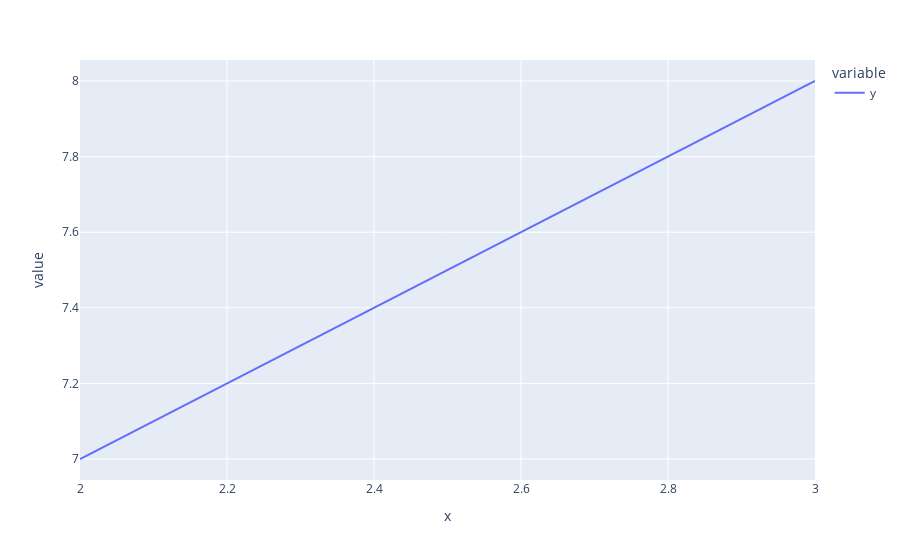

Source (notebook cell):
### Code cell
#df = pd.read_csv('./Tiller_order_data.csv', low_memory=False)
d = {'x': [2, 3], 'y': [7, 8]}

# by default the x axis is the row index.
df = pd.DataFrame(data=d).set_index('x')

fig = px.line(df)
fig.show()

### Figure 1 — Plotly figure (JSON) as saved in the notebook; plotly's stock layout.template omitted (floating-point values rounded to 4 significant figures)
{"data": [{"hovertemplate": "variable=y<br>x=%{x}<br>value=%{y}<extra></extra>", "legendgroup": "y", "line": {"color": "#636efa", "dash": "solid"}, "marker": {"symbol": "circle"}, "mode": "lines", "name": "y", "orientation": "v", "showlegend": true, "type": "scatter", "x": [2, 3], "xaxis": "x", "y": [7, 8], "yaxis": "y"}], "layout": {"legend": {"title": {"text": "variable"}, "tracegroupgap": 0}, "margin": {"t": 60}, "xaxis": {"anchor": "y", "domain": [0, 1], "title": {"text": "x"}}, "yaxis": {"anchor": "x", "domain": [0, 1], "title": {"text": "value"}}}}
